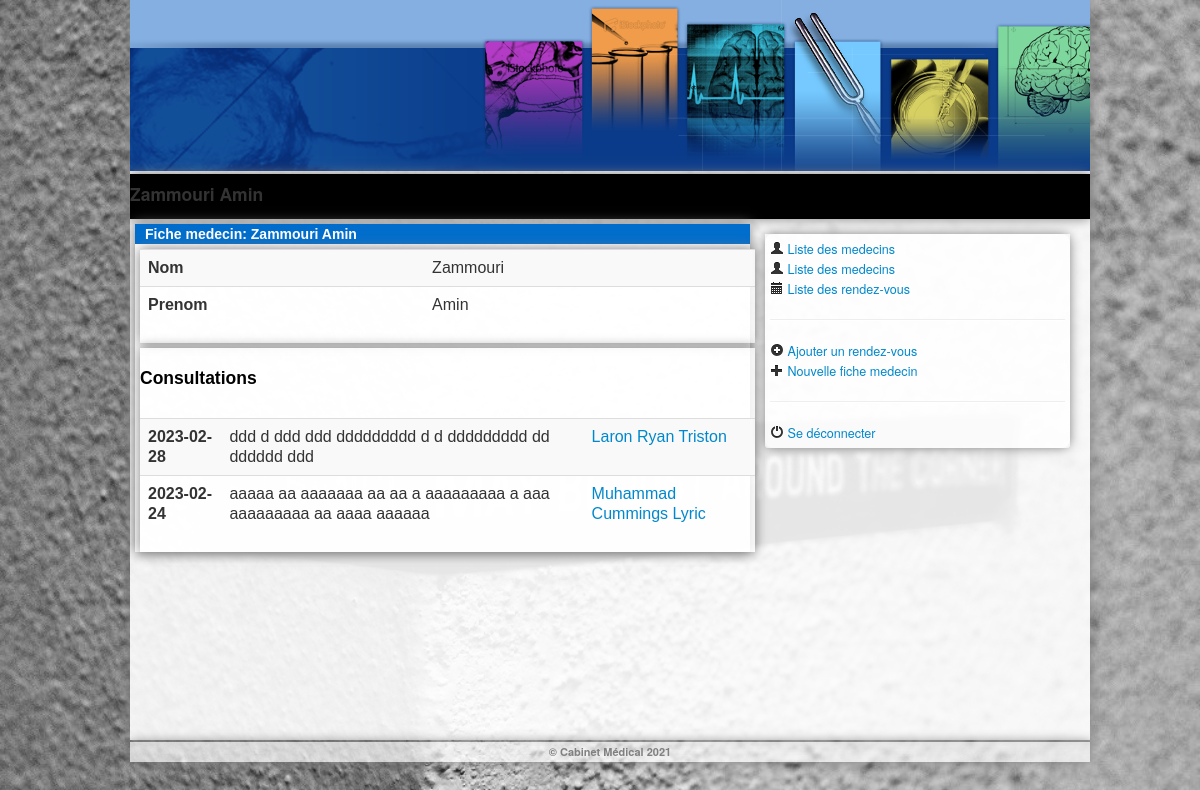
Screenshot of /Vue/fiche_medecin.php?id=1 (signed in) with the database file from the repository.
### tables this page shows
CREATE TABLE `medecin` (
  `Id_Medecin` int(11) NOT NULL,
  `Nom_Medecin` varchar(50) DEFAULT NULL,
  `Prenom_Medecin` varchar(50) DEFAULT NULL
);

CREATE TABLE `consultation` (
  `Id_Consultation` int(11) NOT NULL,
  `Date_Consultation` date DEFAULT NULL,
  `Compte_Rendu_Consultation` varchar(5000) DEFAULT NULL,
  `Id_Patient` int(11) DEFAULT NULL,
  `Id_Medecin` int(11) DEFAULT NULL
);

CREATE TABLE `patient` (
  `Id_Patient` int(11) NOT NULL,
  `Nom_Patient` varchar(50) DEFAULT NULL,
  `Prenom_Patient` varchar(50) DEFAULT NULL,
  `Sexe_Patient` varchar(50) DEFAULT NULL,
  `Adresse_Patient` varchar(50) DEFAULT NULL,
  `Ville_Patient` varchar(50) DEFAULT NULL,
  `Departement_Patient` varchar(50) DEFAULT NULL,
  `Date_Naissance_Patient` varchar(10) DEFAULT NULL,
  `Situation_Familiale_Patient` varchar(50) DEFAULT NULL,
  `Affiliation_Mutuelle` varchar(50) DEFAULT NULL,
  `Date_Creation_Dossier` varchar(10) DEFAULT NULL,
  `id_medecin` int(11) DEFAULT NULL
);

### Controller/Util.php (called while the page is built, shortened)
<?php
include '../Model/Medecin.php';
class Util {
    public $serveur = "localhost";
    public $base = "cabinet_medical";
    public $usr =  "root";
    public $pass = "";
    public $mysqli;
    public function getMedecinByID($Id){
        $Medecin = NULL;
        $Query = "SELECT * FROM medecin WHERE Id_Medecin='".$Id."'";
        if ($this->mysqli->connect_error) {
            die('Erreur de connexion ('.$this->mysqli->connect_errno.')'. $this->mysqli->connect_error);
        }
        else{
            if(($result = $this->mysqli->query($Query))){
                while($ligne = $result->fetch_assoc()){
                    $_Id = $ligne['Id_Medecin'];
                    if(($Id == $_Id))
                    {
                         $Medecin = new Medecin();
                         $Medecin->Id_Medecin = $ligne['Id_Medecin'];
                         $Medecin->Nom_Medecin = $ligne['Nom_Medecin'];
                         $Medecin->Prenom_Medecin = $ligne['Prenom_Medecin'];
                         break;
                    }
                }
            }
        }
        return $Medecin;
    }
    public function getPatientByID($Id){
        $Patient = NULL;
        $Query = "SELECT * FROM patient WHERE Id_Patient='".$Id."'";
        if ($this->mysqli->connect_error) {
            die('Erreur de connexion ('.$this->mysqli->connect_errno.')'. $this->mysqli->connect_error);
        }
        else{
            if(($result = $this->mysqli->query($Query))){
                while($ligne = $result->fetch_assoc()){
                    $_Id = $ligne['Id_Patient'];
                    if(($Id == $_Id))
                    {
                         $Patient = new Patient();
                         $Patient=$ligne;
                         break;
                    }
                }
            }
        }
        return $Patient;
    }
    public function findAllConsultation(){
        $consultations=[];
        $Query = "SELECT * FROM consultation ORDER BY Date_Consultation DESC";
        if ($this->mysqli->connect_error) {
            die('Erreur de connexion ('.$this->mysqli->connect_errno.')'. $this->mysqli->connect_error);
        }
        else{
            if(($result = $this->mysqli->query($Query))){
                while($ligne = $result->fetch_assoc()){
                    array_push($consultations,$ligne);
                }
            }
        }
        return $consultations;
    }
    public function dbConnection(){
        $this->mysqli= new mysqli($this->serveur, $this->usr, $this->pass, $this->base);
        $this->mysqli->set_charset("utf8");
    }
}
?>

### Model/Medecin.php (called while the page is built, shortened)
<?php
class Medecin {
    public $Nom_Medecin;
    public $Prenom_Medecin;
    public function getNom_Medecin() {
        return $this->Nom_Medecin;
    }
    public function getPrenom_Medecin() {
        return $this->Prenom_Medecin;
    }
}

### Vue/fiche_medecin.php (the view, shortened to what this page needs)
<?php
        require('../Controller/Util.php');
       if($_SESSION["acces"]!='y')
       {
               header("location:index.php");
       }
       else
       {
            $Util = new Util();
            $medecin = $Util->getMedecinById($_GET['id']);
            $consultations = $Util->findAllConsultation();
       }
?>
<html>
    <head>
        <link rel="stylesheet" href="bootstrap/css/bootstrap.css" type="text/css" />
        <link rel="stylesheet" href="js/jquery/css/ui-lightness/jquery-ui-1.9.2.custom.css" type="text/css" />
    </head>
    <body>
        <div class="container">
            <div class="row">
                <div id="content" class="span9">
                    <div class="main_body">
                        <div class="Home-Header">
                            <div class="Slogan">
                            </div>
                            <div class="Contact-Research">
                            </div>
                            <div class="Logo">
                            </div>
                        </div>
                        <div class="Horizontal-menu">
                                <h4>
                                    <?php
                                        echo $medecin->getNom_Medecin().' '.$medecin->getPrenom_Medecin();
                                   ?>
                                </h4>
                        </div>
                        <div class="Left-body">
                            <div class="Left-body-head">
                                Fiche medecin:  <?php echo $medecin->getNom_Medecin()." ".$medecin->getPrenom_Medecin(); ?>
                            </div>
                            <div class="Left-body">
                                <table class="table table-striped" >
                                    <tr>
                                        <th scope="row">Nom</th>
                                        <td ><?php echo $medecin->getNom_Medecin(); ?></td>
                                    </tr>
                                    <tr>
                                        <th scope="row">Prenom</th>
                                        <td ><?php echo $medecin->getPrenom_Medecin(); ?></td>
                                    </tr>
                                </table>
                            </div>
                            <div class="Left-body">
                                <h4> Consultations </h4>
                                <table class="table table-striped" >
                                    <?php foreach($consultations as $consultation){
                                        echo '<tr>';
                                            echo '<th scope="row">'.$consultation["Date_Consultation"].'</th>';
                                            echo '<td>'.$consultation["Compte_Rendu_Consultation"].'</td>';
                                            $patient=$Util->getPatientById($consultation["Id_Patient"]);
                                            echo '<td>'."<a href='../fiche_patient.php/?id=".$patient['Id_Patient']."' >".$patient['Nom_Patient']." ".$patient['Prenom_Patient']."</a>".'</td>';
                                        echo '</tr>';
                                    } ?>
                                </table>
                            </div>
                        </div>
                        <div class="Right-body">
                            <div class="About-us">
                                <div class="Social-NW-body">
                                    <a href="../Controller/secretaire_liste_medecins.php"><i class="icon-user"></i> Liste des medecins</a>
                                        <br/>
                                    <a href="../secretaire_liste_medecins.php"><i class="icon-user"></i> Liste des medecins</a>
                                    <br/>
                                    <a href="../secretaire_display.php"><i class="icon-calendar"></i> Liste des rendez-vous</a>
                                    <hr/>
                                    <a href="../tp_php/Controller/ajout_rdv.php"><i class="icon-plus-sign"></i> Ajouter un rendez-vous</a>
                                    <br/>
                                    <a href="../ajout_medecin.php"><i class="icon-plus"></i> Nouvelle fiche medecin</a>
                                    <hr/>
                                    <a href="../tp_phpController/deconnexion.php"><i class="icon-off"></i> Se d&eacute;connecter</a>
                                </div>
                            </div>
                        </div>
                    </div>
                    <div class="footer">
                        &COPY; Cabinet Médical 2021
                    </div>
                </div>
            </div>
        </div>
    </body>
</html>

### rows the page displays
medecin: Nom_Medecin "Zammouri", Prenom_Medecin "Amin"
consultation: Date_Consultation "2023-02-28", Compte_Rendu_Consultation "ddd d ddd ddd ddddddddd d d ddddddddd dd dddddd ddd", Id_Patient.Nom_Patient "Laron Ryan", Id_Patient.Prenom_Patient "Triston"
consultation: Date_Consultation "2023-02-24", Compte_Rendu_Consultation "aaaaa aa aaaaaaa aa aa a aaaaaaaaa a aaa aaaaaaaaa aa aaaa aaaaaa", Id_Patient.Nom_Patient "Muhammad Cummings", Id_Patient.Prenom_Patient "Lyric"
